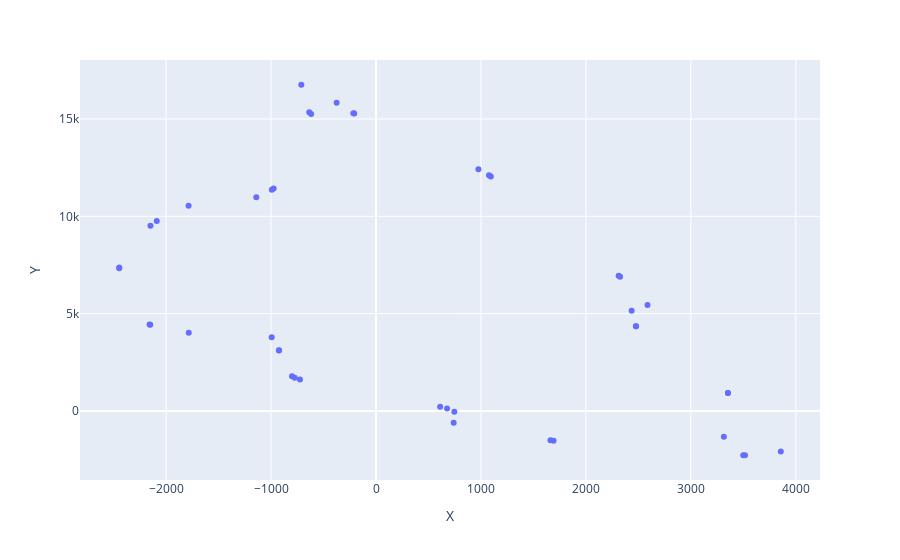

Here is the notebook cell this chart was saved with:
### Code cell
import plotly.express as px
fig = px.scatter(circuit, x='X', y="Y")
fig.show()

### Figure 1 — Plotly figure (JSON) as saved in the notebook; plotly's stock layout.template omitted (floating-point values rounded to 4 significant figures)
{"data": [{"hovertemplate": "X=%{x}<br>Y=%{y}<extra></extra>", "legendgroup": "", "marker": {"color": "#636efa", "symbol": "circle"}, "mode": "markers", "name": "", "orientation": "v", "showlegend": false, "type": "scatter", "x": [3314.0, 3857.0, 740.0, 746.4, -724.0, -993.9, -1784.0, -1785.0, -1140.0, -711.5, -374.8, 975.9, 2587.0, 2435.0, 3353, 3499.0, 1662.0, 677.2, -774.0, -924.5, -2157.0, -2446.0, -2089.0, -975.1, -635.7, -207.7, 1094.0, 2325.0, 2476.0, 3353, 3516.0, 1692.0, 610.8, -800.5, -924.1, -2151.0, -2447.0, -2149.0, -992.3, -618.0, -215.6, 1077.0, 2312.0, 2478.0], "xaxis": "x", "y": [-1318.0, -2073.0, -609.0, -42.99, 1619.0, 3791.0, 4016.0, 10540.0, 10980.0, 16760.0, 15840.0, 12420.0, 5441.0, 5154.0, 920, -2272.0, -1507.0, 125.6, 1715.0, 3112.0, 4443.0, 7374.0, 9766.0, 11430.0, 15340.0, 15280.0, 12050.0, 6895.0, 4360.0, 920, -2272.0, -1530.0, 219.5, 1781.0, 3119.0, 4427.0, 7330.0, 9516.0, 11370.0, 15260.0, 15300.0, 12100.0, 6951.0, 4353.0], "yaxis": "y"}], "layout": {"autosize": true, "legend": {"tracegroupgap": 0}, "margin": {"t": 60}, "xaxis": {"anchor": "y", "autorange": false, "domain": [0, 1], "range": [-2820, 4230.0], "title": {"text": "X"}, "type": "linear"}, "yaxis": {"anchor": "x", "autorange": true, "domain": [0, 1], "range": [-3746.0, 18230.0], "title": {"text": "Y"}, "type": "linear"}}}
